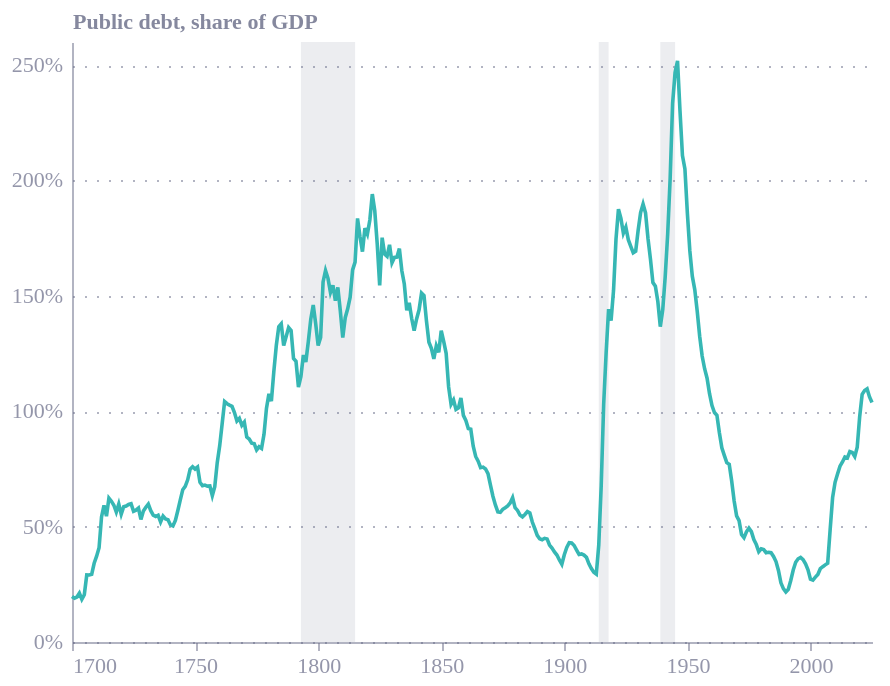

Notebook code cell kept with this figure:
### Code cell
from pathlib import Path

import altair as alt
import pandas as pd
from ecostyles import EcoStyles

styles = EcoStyles(); styles.register_and_enable_theme()

# ---------- data path: ../data first, else search up the folder tree ----------
FILENAME = "Public_finances_Covid_-_TaxLab_data.xlsx"
PATH = Path("../data") / FILENAME
if not PATH.exists():
    PATH = next(
        p for parent in [Path.cwd(), *list(Path.cwd().parents)[:4]]
        for p in parent.rglob(FILENAME)
    )
print("Using:", PATH.resolve())

# ---------- settings ----------
GREY = "#676A86"
HEIGHT = 270

# ---------- data ----------
df = (
    pd.read_excel(
        PATH, sheet_name="Graph - LR debt", header=None,
        usecols="B:C", names=["year", "debt"],
    )
    .dropna()
    .astype({"year": int})
)
df["date"] = pd.to_datetime(df["year"], format="%Y")
df["series"] = "UK public debt"   # constant field so the theme assigns the colour

# war periods (Napoleonic span = French Revolutionary + Napoleonic Wars; use 1803 for the narrow definition)
wars = pd.DataFrame({
    "start": [1793, 1914, 1939],
    "end":   [1815, 1918, 1945],
})
wars["start"] = pd.to_datetime(wars["start"], format="%Y")
wars["end"] = pd.to_datetime(wars["end"], format="%Y")

# ---------- chart ----------
bands = alt.Chart(wars).mark_rect(color=GREY, opacity=0.12).encode(
    x="start:T", x2="end:T",
)

line = alt.Chart(df).mark_line(strokeWidth=1.8).encode(
    x=alt.X(
        "date:T", title=None,
        axis=alt.Axis(format="%Y", tickCount=alt.TimeIntervalStep(interval="year", step=50)),
    ),
    y=alt.Y(
        "debt:Q", scale=alt.Scale(zero=True),
        title="Public debt, share of GDP",
        axis=alt.Axis(labelExpr="datum.label + '%'"),
    ),
    color=alt.Color("series:N", legend=None),
)

caption = alt.Title(
    text="Source: Bank of England (1700–1899); OBR (1900–2025)",
    subtitle=["UK public debt as a share of GDP, %. Annual, 1700–2025. "
              "Shaded bands mark the Napoleonic Wars and the two World Wars."],
    orient="bottom", anchor="start",
    fontSize=11, subtitleFontSize=10,
    color=GREY, subtitleColor=GREY, dy=12)

chart = (
    (bands + line)
    .properties(width=400, height=300)
    .configure(background="white", font="Circular Std")
    .configure_view(fill="transparent", stroke="transparent"))

styles.save(chart, path=".", name="public_debt_three_centuries", svg=True)
chart

### Figure 1 — Vega-Lite specification as saved in the notebook (floating-point values rounded to 4 significant figures; data arrays with more than 128 entries replaced by an {"elided": "..."} marker saying what was removed)
{"config": {"font": "Circular Std", "text": {"color": "#676A86", "align": "left", "baseline": "middle", "dx": 7, "dy": 0, "fontSize": 11}, "view": {"stroke": "transparent", "continuousWidth": 400, "continuousHeight": 300, "discreteWidth": 400, "discreteHeight": 300, "fill": "transparent"}, "range": {"category": ["#36B7B4", "#E6224B", "#F4C245", "#0063AF", "#00A767", "#179FDB", "#EB5C2E"], "diverging": ["#E6224B", "#E54753", "#C9C9C9", "#179FDB", "#122B39"], "heatmap": ["#C9C9C9", "#179FDB", "#0063AF", "#122B39"], "ordinal": ["#00A767", "#36B7B4", "#179FDB", "#0063AF", "#243B5A"]}, "bar": {"color": "#179fdb"}, "line": {"color": "#e6224b"}, "rule": {"color": "#676A86"}, "area": {"opacity": 0.3}, "point": {"filled": true, "size": 80, "color": "#e6224b", "opacity": 0.95}, "geoshape": {"stroke": "white", "strokeWidth": 0.3}, "rect": {"fill": "#d6d4d4", "opacity": 0.3}, "axis": {"labelColor": "#676A86", "labelFontSize": 11, "labelFont": "Circular Std", "labelOpacity": 0.7, "tickColor": "#676A86", "tickOpacity": 0.5, "domainColor": "#676A86", "domainOpacity": 0.5, "gridColor": "#676A86", "gridDash": [2, 2], "gridOpacity": 0.5, "title": null, "titleColor": "#676A86", "titleOpacity": 0.8, "tickSize": 4}, "axisXDiscrete": {"grid": false, "labelAngle": 0, "tickCount": 10, "tickOpacity": 0.5, "title": null}, "axisYDiscrete": {"ticks": false, "labelPadding": 5}, "axisXTemporal": {"grid": false, "ticks": true}, "axisXQuantitative": {"grid": true}, "axisYQuantitative": {"gridColor": "#676A86", "gridDash": [1, 5], "gridOpacity": 0.5, "ticks": false, "labelPadding": 5, "tickCount": 8, "titleAngle": 0, "titleAlign": "left", "titleBaseline": "bottom", "titleX": 0, "titleY": -5}, "title": {"color": "#676A86E6", "subtitleColor": "#676A86", "font": "Circular Std", "subtitleFont": "Circular Std", "anchor": "start", "fontSize": 14, "subtitleFontSize": 12, "subtitlePadding": 4, "offset": 0, "frame": "group"}, "legend": {"titleColor": "#122b39", "title": null, "labelColor": "#122b39", "labelFontSize": 11}, "background": "white"}, "layer": [{"data": {"name": "data-83b18b4199433834de428f3e92a8f16f"}, "mark": {"type": "rect", "color": "#676A86", "opacity": 0.12}, "encoding": {"x": {"field": "start", "type": "temporal"}, "x2": {"field": "end"}}}, {"data": {"name": "data-7e61b14c3c7bbb0e36e8cf040bdc0cd7"}, "mark": {"type": "line", "strokeWidth": 1.8}, "encoding": {"color": {"field": "series", "legend": null, "type": "nominal"}, "x": {"axis": {"format": "%Y", "tickCount": {"interval": "year", "step": 50}}, "field": "date", "title": null, "type": "temporal"}, "y": {"axis": {"labelExpr": "datum.label + '%'"}, "field": "debt", "scale": {"zero": true}, "title": "Public debt, share of GDP", "type": "quantitative"}}}], "height": 300, "width": 400, "$schema": "https://vega.github.io/schema/vega-lite/v6.4.1.json", "datasets": {"data-83b18b4199433834de428f3e92a8f16f": [{"start": "1793-01-01T00:00:00", "end": "1815-01-01T00:00:00"}, {"start": "1914-01-01T00:00:00", "end": "1918-01-01T00:00:00"}, {"start": "1939-01-01T00:00:00", "end": "1945-01-01T00:00:00"}], "data-7e61b14c3c7bbb0e36e8cf040bdc0cd7": {"elided": "326 records"}}}
